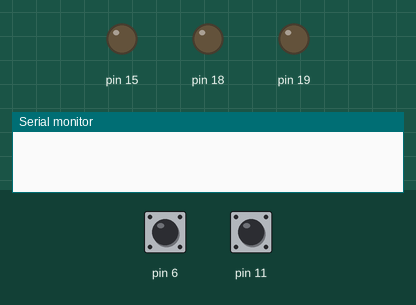
A sketch run on a simulated Arduino Uno, built with avr-gcc and run on an emulated ATmega328P. Parts: output pins drawn as LEDs (lit = HIGH), the last lines printed to the serial monitor. The inputs (shaded band) are chosen by the test bench; at power-on: pin 11 HIGH, pin 6 HIGH.

Above: at 0.0 s.
At 1.4 s:
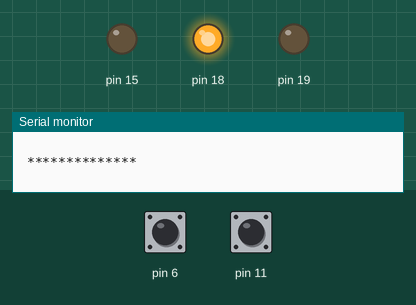
1.5 s: pin 11 pulled LOW for 0.15 s
At 2.5 s:
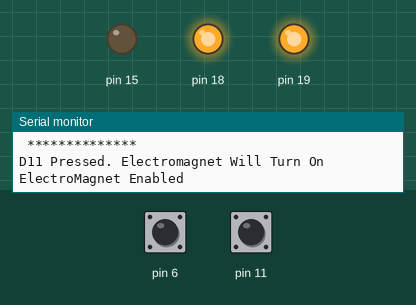
Timing chart, 0 to 4.5 s (numbered marks = the images above; inputs shaded):
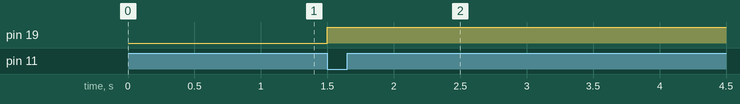

Measured:
- after the input at 1.5 s, pin 19: LOW → HIGH at once

The sketch:

H-Bridge_Electrom_V1.0.ino
```cpp
// *** ON Going *** Test_H-Bridge_Electrom_V01_V01 August 2024
//	***
// Is just for test the Electromagnet with the H-Bridge, so can swap polarity and PWM the force of the Electromagnet
//	***
//
// Here we Test: the PWM of the Coil, the gap between the Board and the Coil, the Magnet used on the Pieces, the Weight of the piece
//
// The variables to change are:
// PWM (Only one on the code)
// Gap (Mechanical part of the board)
// Magnet Size and force (Mechanical Part of the Board)
// Weight of the Piece (Mehanical Part of the Board)
//
// The idea of this code is:
// With Power Off, put the pieces on the board.
//
// Power On
// No Motor Coded here, so you have to move by hand the Trolley with the Electromagnet.
// Touch D16 button for turn on the Electromagnet
// Touch D9 button for turn off the Electromagnet
// Touch White or Black button for set the polarity of the Electromagnet
//
//
//


#include <Wire.h>


//  Electromagnet H Bridge L298
int IN1 = (15);
int IN2 = (18);
int MAGNET (19);  // Enable or not the H-Bridge

// **** Add new Variables for this test
// Define the range of PWM of ELECTROMAGNET
    const int pwmMax = 255;  // value max of PWM
    const int incrementDelay = 50;  // Delay to the variation of PWM
//    const int holdTime = 500;  // Time in ms to keep the PWM to the max
    bool state = false;

enum sequence {D11_Turn_ON,D10_Turn_OFF,D11_White_EM,D10_Black_EM,none};
sequence mySequence;


//  Button - Switch
const byte BUTTON_WHITE_SWITCH_MOTOR_WHITE (11);
const byte BUTTON_BLACK_SWITCH_MOTOR_BLACK (6);

// ****************************************  SETUP
void setup() {
  Serial.begin(9600);
Serial.print("Instructions");
Serial.println(" ");
Serial.println("With no Power, put the pieces on the board");
Serial.println(" ************** ");
Serial.println("Power on");
Serial.println(" ");
Serial.println("No Motor Coded here, so you have to move by hand the Trolley with the Electromagnet.");
Serial.println("D11 (White Button) button fis for turn on the Electromagnet");
Serial.println(" ");
Serial.println("D10 (Black Button) button is for turn off the Electromagnet");
Serial.println(" ");
Serial.println(" ************** ");

//  Electromagnet
  	pinMode(IN1, OUTPUT);
  	pinMode(IN2, OUTPUT);
	pinMode (MAGNET, OUTPUT);

//  Arcade button - Limit Switch
  pinMode (BUTTON_WHITE_SWITCH_MOTOR_WHITE, INPUT_PULLUP);
  pinMode (BUTTON_BLACK_SWITCH_MOTOR_BLACK, INPUT_PULLUP);

// Secuencia de Inicio

mySequence = none; // init to None
// Initial set for Black Piece
  digitalWrite(MAGNET, LOW);
  digitalWrite(IN1, LOW); // Change for invert Polarization
  digitalWrite(IN2, HIGH);  // Change for invert Polarization

} // Close Set Up

// *****************************************  LOOP
void loop() {


if (digitalRead(BUTTON_WHITE_SWITCH_MOTOR_WHITE) != HIGH) {
  digitalWrite(IN1, LOW); // Change for invert Polarization
  digitalWrite(IN2, HIGH);  // Change for invert Polarization
  mySequence = D11_Turn_ON;
  }
if (digitalRead(BUTTON_BLACK_SWITCH_MOTOR_BLACK) != HIGH) {
  mySequence = D10_Turn_OFF;
  }

switch (mySequence){

	case D11_Turn_ON:
		Serial.println("D11 Pressed. Electromagnet Will Turn On");
	electromagnet(true);
  break;

  case D10_Turn_OFF:
    Serial.println("D10 Pressed. Electromagnet Will Turn Off");
  electromagnet(false);
  break;

	case none:

	break;

} // close switch

// Waiting for button pressed
  /*if (mySequence != none) {
    Serial.println("**** Waiting for Button Press (D10 or D11) ****");
    while (HIGH && digitalRead(BUTTON_WHITE_SWITCH_MOTOR_WHITE) == HIGH && digitalRead(BUTTON_BLACK_SWITCH_MOTOR_BLACK) == HIGH) {
      delay(100);  // Pause to avoid to overload  processor
    }
  }*/

} // close loop


// *******************************  ELECTROMAGNET H-Bridge
void electromagnet(bool state) // For this Test
{
	Serial.print("ElectroMagnet ");
	Serial.println(state ? "Enabled" : "Disabled");

	if (state == true)  // For this Test
	{
	 for (int pwmValue = 0; pwmValue <= pwmMax; pwmValue++) { // Add smooth increment, rather than going straight to the value to see if it helps prevent parts from moving out of position when turning on the EM
            analogWrite(MAGNET, 255); //pwmMax
            delay(incrementDelay);  // Wait before PWM change
        }
	}
	else
	{
		//delay(100);
		digitalWrite(MAGNET, LOW);
	}
}
```
